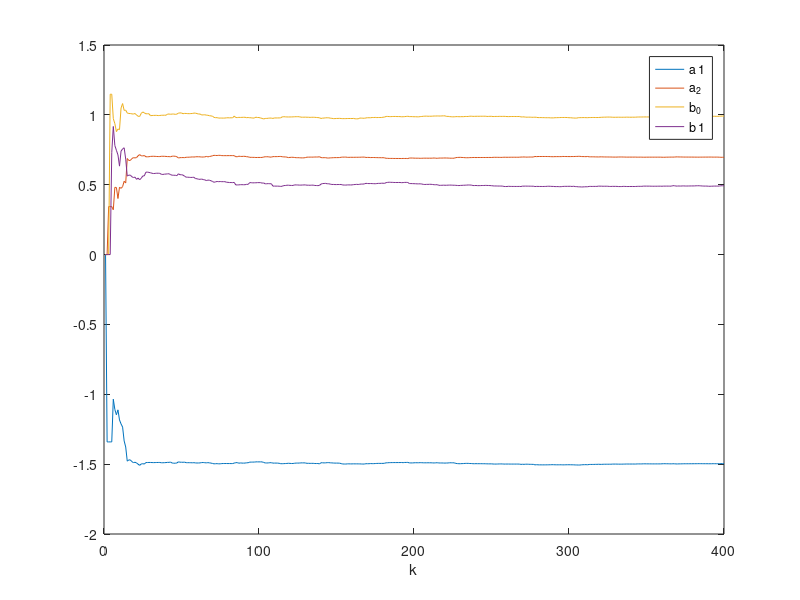

Recreate this plot in MATLAB.
% Recursive least squares parameter estimation (RLS)

clear all; close all;
a=[1 -1.5 0.7]'; b=[1 0.5]'; d=3; 	% Plant parameters
na=length(a)-1; nb=length(b)-1; 	% na and nb are the order of A and B
L=400;                              % Simulation length
uk=zeros(d+nb,1);                   % Initial values of the input: uk(i) means u(k-i)
yk=zeros(na,1);                     % Initial values of the output: 
u=randn(L,1);                       % Input adopts a white noise sequence
xi=sqrt(0.1)*randn(L,1); 			% White noise sequence
Truetheta=[a(2:na+1);b];            % True values of the plant parameters
thetaE_1=zeros(na+nb+1,1);          % Initial values of thetae
P=10^6*eye(na+nb+1);

for k=1:L 
    Phi=[-yk;uk(d:d+nb)]; 			% Phi is the column vector
    y(k)=Phi'* Truetheta+xi(k); 	% Output data

    % Recursive least squares method
    K=P*Phi/(1+Phi'*P*Phi);
    thetaE(:,k)=thetaE_1+K*(y(k)-Phi'* thetaE_1);
    P=(eye(na+nb+1)-K*Phi')*P;		% Update data
    thetaE_1=thetaE(:,k);
    for i=d+nb:-1:2  uk(i)=uk(i-1);  end;
    uk(1)=u(k);
    for i=na:-1:2  yk(i)=yk(i-1);  end;
    yk(1)=y(k);
end;

plot([1:L],thetaE); 				% line([1,L],[theta,theta]);
xlabel('k'); 
legend('a_ 1','a_2','b_0','b_ 1'); 
axis([0 L -2 1.5]);

thetaE(:,L)


